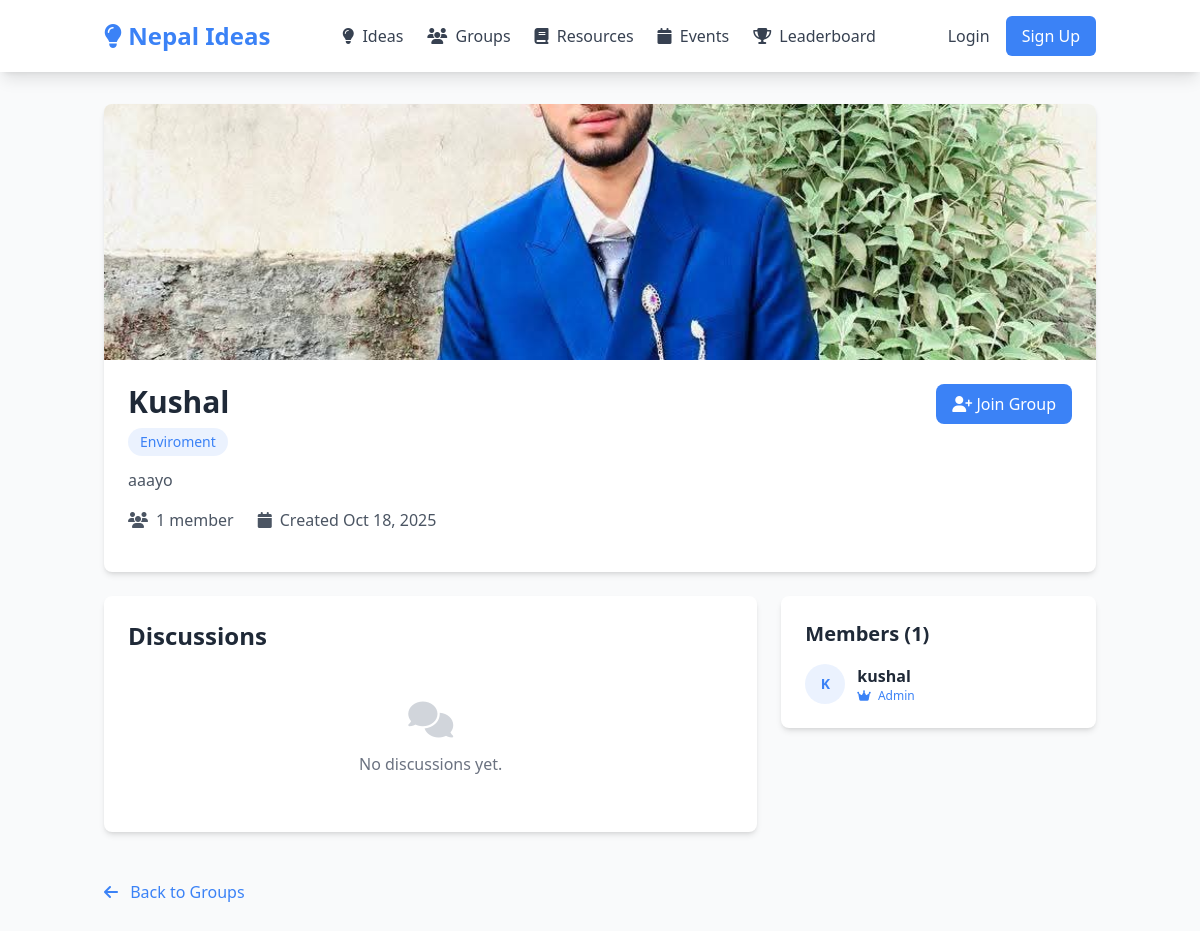
Page /groups/kushal/ on the committed database.
### groups/models.py (models this page shows, shortened)
class Group(models.Model):
    name = models.CharField(max_length=200)
    slug = models.SlugField(max_length=220, unique=True, blank=True)
    description = models.TextField()
    topic = models.CharField(max_length=100)
    created_by = models.ForeignKey(settings.AUTH_USER_MODEL, on_delete=models.CASCADE, related_name='created_groups')
    members = models.ManyToManyField(settings.AUTH_USER_MODEL, through='GroupMembership', related_name='joined_groups')
    is_private = models.BooleanField(default=False)
    image = models.ImageField(upload_to='group_images/', blank=True, null=True)
    created_at = models.DateTimeField(auto_now_add=True)
    updated_at = models.DateTimeField(auto_now=True)
    def member_count(self):
        return self.members.count()
    class Meta:
        ordering = ['-created_at']

class GroupMembership(models.Model):
    ROLE_CHOICES = [
        ('admin', 'Admin'),
        ('moderator', 'Moderator'),
        ('member', 'Member'),
    ]
    group = models.ForeignKey(Group, on_delete=models.CASCADE, related_name='memberships')
    user = models.ForeignKey(settings.AUTH_USER_MODEL, on_delete=models.CASCADE, related_name='group_memberships')
    role = models.CharField(max_length=20, choices=ROLE_CHOICES, default='member')
    joined_at = models.DateTimeField(auto_now_add=True)
    class Meta:
        unique_together = ('group', 'user')
        ordering = ['-joined_at']

### users/models.py (models this page shows, shortened)
class User(AbstractUser):
    ROLE_CHOICES = [
        ('innovator', 'Innovator'),
        ('educator', 'Educator'),
        ('student', 'Student'),
        ('moderator', 'Moderator'),
        ('admin', 'Admin'),
    ]
    role = models.CharField(max_length=20, choices=ROLE_CHOICES, default='student')
    bio = models.TextField(blank=True, null=True)
    expertise = models.CharField(max_length=255, blank=True, null=True)
    profile_picture = models.ImageField(
        upload_to='profile_pics/',
        blank=True,
        null=True,
        validators=[FileExtensionValidator(allowed_extensions=['jpg', 'jpeg', 'png'])]
    )
    region = models.CharField(max_length=100, blank=True, null=True)
    skill_level = models.CharField(
        max_length=50,
        choices=[
            ('beginner', 'Beginner'),
            ('intermediate', 'Intermediate'),
            ('advanced', 'Advanced'),
            ('expert', 'Expert'),
        ],
        default='beginner'
    )
    followers = models.ManyToManyField(
        'self',
        symmetrical=False,
        related_name='following',
        blank=True
    )
    created_at = models.DateTimeField(auto_now_add=True)
    updated_at = models.DateTimeField(auto_now=True)
    class Meta:
        ordering = ['-created_at']

### groups/views.py (the view)
# urls.py: path('<slug:slug>/', views.group_detail, name='detail'),
def group_detail(request, slug):
    group = get_object_or_404(
        Group.objects.select_related('created_by')
        .prefetch_related('members', 'memberships__user', 'discussions__author'),
        slug=slug
    )
    discussions = group.discussions.select_related('author').annotate(
        reply_count=Count('replies', distinct=True)
    ).order_by('-pinned', '-created_at')
    members = group.memberships.select_related('user').order_by('-role', '-joined_at')
    is_member = False
    user_role = None
    if request.user.is_authenticated:
        membership = GroupMembership.objects.filter(group=group, user=request.user).first()
        is_member = membership is not None
        if membership:
            user_role = membership.role
    discussion_form = GroupDiscussionForm() if is_member else None
    context = {
        'group': group,
        'discussions': discussions,
        'members': members,
        'is_member': is_member,
        'user_role': user_role,
        'discussion_form': discussion_form,
    }
    return render(request, 'groups/detail.html', context)

### templates/groups/detail.html (shortened to what this page needs)
{% extends 'base.html' %}
{% load crispy_forms_tags %}
{% block content %}
<div class="container mx-auto px-4 py-8">
    <div class="bg-white rounded-lg shadow-md overflow-hidden mb-6">
        {% if group.image %}
        <div class="h-64 overflow-hidden">
            <img src="{{ group.image.url }}" alt="{{ group.name }}" class="w-full h-full object-cover">
        </div>
        {% else %}
        <div class="h-64 bg-gradient-to-br from-primary to-blue-600 flex items-center justify-center">
            <i class="fas fa-users text-8xl text-white opacity-50"></i>
        </div>
        {% endif %}
        <div class="p-6">
            <div class="flex justify-between items-start mb-4">
                <div class="flex-1">
                    <div class="flex items-center gap-3 mb-2">
                        <h1 class="text-3xl font-bold text-gray-800">{{ group.name }}</h1>
                    </div>
                    <span class="inline-block px-3 py-1 bg-primary/10 text-primary rounded-full text-sm font-medium mb-3">
                        {{ group.topic }}
                    </span>
                    <p class="text-gray-600 mb-4">{{ group.description }}</p>
                    <div class="flex items-center gap-6 text-gray-600">
                        <div class="flex items-center">
                            <i class="fas fa-users mr-2"></i>
                            <span>{{ group.member_count }} member{{ group.member_count|pluralize }}</span>
                        </div>
                        <div class="flex items-center">
                            <i class="fas fa-calendar mr-2"></i>
                            <span>Created {{ group.created_at|date:"M d, Y" }}</span>
                        </div>
                    </div>
                </div>
                <div class="flex gap-2">
                    {% if user.is_authenticated %}
                        {% if is_member %}
                            {% if user_role == 'admin' or user_role == 'moderator' %}
                            <a href="{% url 'groups:edit' group.slug %}" class="bg-gray-600 text-white px-4 py-2 rounded-lg hover:bg-gray-700 transition duration-200">
                                <i class="fas fa-edit"></i> Edit
                            </a>
                            {% endif %}
                            <form method="post" action="{% url 'groups:leave' group.slug %}" class="inline">
                                {% csrf_token %}
                                <button type="submit" class="bg-red-600 text-white px-4 py-2 rounded-lg hover:bg-red-700 transition duration-200">
                                    <i class="fas fa-sign-out-alt"></i> Leave Group
                                </button>
                            </form>
                        {% else %}
                            <form method="post" action="{% url 'groups:join' group.slug %}" class="inline">
                                {% csrf_token %}
                                <button type="submit" class="bg-primary text-white px-4 py-2 rounded-lg hover:bg-blue-600 transition duration-200">
                                    <i class="fas fa-user-plus"></i> Join Group
                                </button>
                            </form>
                        {% endif %}
                    {% else %}
                        <a href="{% url 'users:login' %}?next={{ request.path }}" class="bg-primary text-white px-4 py-2 rounded-lg hover:bg-blue-600 transition duration-200">
                            <i class="fas fa-user-plus"></i> Join Group
                        </a>
                    {% endif %}
                </div>
            </div>
        </div>
    </div>
    <div class="grid grid-cols-1 lg:grid-cols-3 gap-6">
        <div class="lg:col-span-2">
            <div class="bg-white rounded-lg shadow-md p-6 mb-6">
                <div class="flex justify-between items-center mb-4">
                    <h2 class="text-2xl font-bold text-gray-800">Discussions</h2>
                </div>
                {% if discussions %}
                <div class="space-y-4">
                    {% for discussion in discussions %}
                    <div class="border border-gray-200 rounded-lg p-4 hover:border-primary transition duration-200">
                        <div class="flex items-start gap-4">
                            {% if discussion.author.profile_picture %}
                            <img src="{{ discussion.author.profile_picture.url }}" alt="{{ discussion.author.username }}" class="w-10 h-10 rounded-full">
                            {% else %}
                            <div class="w-10 h-10 rounded-full bg-primary/10 flex items-center justify-center">
                                <span class="text-primary text-sm font-semibold">{{ discussion.author.username|first|upper }}</span>
                            </div>
                            {% endif %}
                            <div class="flex-1">
                                <div class="flex items-center gap-2 mb-1">
                                    {% if discussion.pinned %}
                                    <i class="fas fa-thumbtack text-primary"></i>
                                    {% endif %}
                                    <a href="{% url 'groups:discussion_detail' group.slug discussion.id %}" class="text-lg font-semibold text-gray-800 hover:text-primary transition duration-200">
                                        {{ discussion.title }}
                                    </a>
                                </div>
                                <p class="text-gray-600 mb-2 line-clamp-2">{{ discussion.content|truncatewords:30 }}</p>
                                <div class="flex items-center gap-4 text-sm text-gray-500">
                                    <span>by {{ discussion.author.username }}</span>
                                    <span>{{ discussion.created_at|timesince }} ago</span>
                                    <span><i class="fas fa-comments mr-1"></i> {{ discussion.reply_count }} repl{{ discussion.reply_count|pluralize:"y,ies" }}</span>
                                </div>
                            </div>
                        </div>
                    </div>
                    {% endfor %}
                </div>
                {% else %}
                <div class="text-center py-8">
                    <i class="fas fa-comments text-4xl text-gray-300 mb-3"></i>
                    <p class="text-gray-500">No discussions yet.</p>
                </div>
                {% endif %}
            </div>
        </div>
        <div class="lg:col-span-1">
            <div class="bg-white rounded-lg shadow-md p-6">
                <h2 class="text-xl font-bold text-gray-800 mb-4">Members ({{ members|length }})</h2>
                <div class="space-y-3 max-h-96 overflow-y-auto">
                    {% for membership in members %}
                    <div class="flex items-center gap-3">
                        {% if membership.user.profile_picture %}
                        <img src="{{ membership.user.profile_picture.url }}" alt="{{ membership.user.username }}" class="w-10 h-10 rounded-full">
                        {% else %}
                        <div class="w-10 h-10 rounded-full bg-primary/10 flex items-center justify-center">
                            <span class="text-primary text-sm font-semibold">{{ membership.user.username|first|upper }}</span>
                        </div>
                        {% endif %}
                        <div class="flex-1">
                            <div class="font-semibold text-gray-800">{{ membership.user.username }}</div>
                            <div class="text-xs text-gray-500">
                                {% if membership.role == 'admin' %}
                                <span class="text-primary"><i class="fas fa-crown mr-1"></i> Admin</span>
                                {% elif membership.role == 'moderator' %}
                                <span class="text-secondary"><i class="fas fa-shield-alt mr-1"></i> Moderator</span>
                                {% else %}
                                <span>Member</span>
                                {% endif %}
                            </div>
                        </div>
                    </div>
                    {% endfor %}
                </div>
            </div>
        </div>
    </div>
    <div class="mt-6">
        <a href="{% url 'groups:list' %}" class="text-primary hover:text-blue-600 transition duration-200">
            <i class="fas fa-arrow-left mr-2"></i> Back to Groups
        </a>
    </div>
</div>
{% endblock %}

### rows in the picture
Group: image (picture), name "Kushal", topic "Enviroment", description "aaayo", member_count "1", created_at "Oct 18, 2025"
GroupMembership: user.username|first "K", user.username "kushal", role "admin" (drawn)

### other values in the picture
{{ members|length }} "1"
